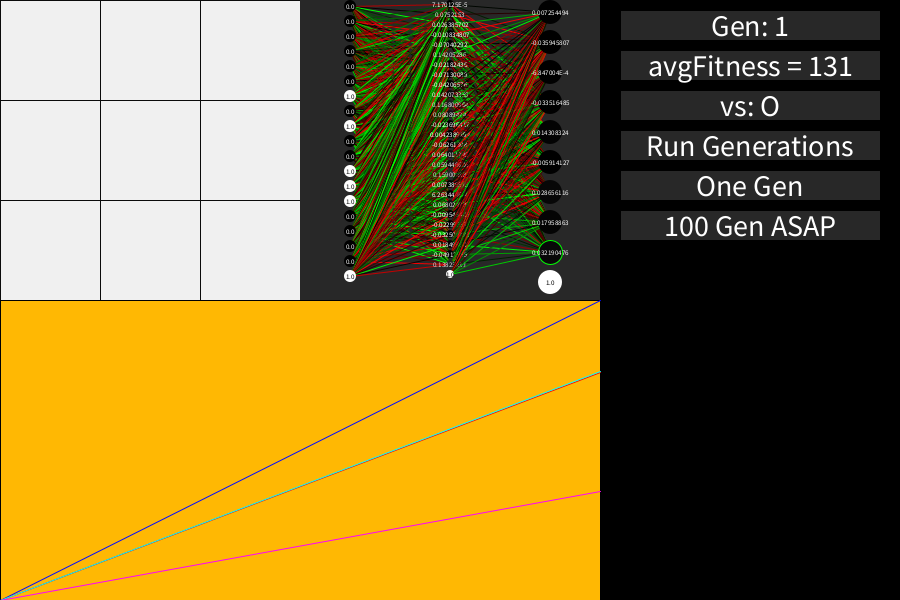
Frame 1 (no input)
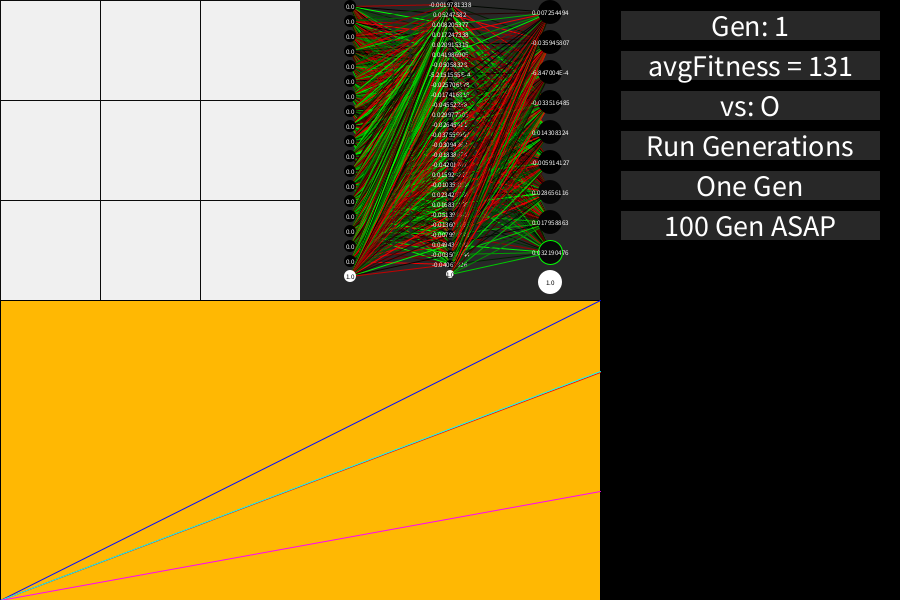
Frame 60 (the mouse pressed at the canvas centre just before this capture)
Frame 120 (the mouse held since frame 60 and released just before this capture): identical to frame 60, image omitted

The Processing sketch that drew these frames (run headless with seeded random() and noise(); from frame 60 on, the mouse is pressed at the canvas centre):

// Processing sketch: TicTacToeV2
// ── TicTacToeV2.pde
Board b;
int boardW = 300, boardH = 300;
int currentPlayer = 1;
int winner = 0;

Button oneGen;
Switch untilFound;
Button hundredGen;
Button currentGen;
Switch versus;

GA ga;
NeuralNet n1;
NeuralNet n2;
boolean busy = false;

PPlayer p1;
Boolean vsPerfect = false;

Button avgFitness;
Button bestFitness;

boolean wonAllGames = false;

void setup(){
  size(900, 600);
  b = new Board();
  ga = new GA();
  ga.oneGeneration();
  n1 = ga.getBest();
  n2 = ga.getBestO();
  p1 = new PPlayer();
  currentGen = new Button("Gen: "+str(ga.generation),620, 10, 880, 40);
  avgFitness = new Button("avgFitness = 0", 620, 50, 880, 80);
  bestFitness = new Button("bestFitness = 0", 620, 90, 880, 120);
  untilFound = new Switch("Run Generations", "Stop Running",620,130, 880, 160);
  oneGen = new Button("One Gen", 620, 170, 880, 200);
  hundredGen = new Button("100 Gen ASAP",  620, 210, 880, 240);
  versus = new Switch("vs: O", "vs: X", 620, 90, 880, 120);
}

void draw(){
  if (untilFound.opt){
    ga.oneGeneration(); //<>//
    n1 = ga.getBest();
    n2 = ga.getBestO();
  }
  background(0);
  b.draw(boardW, boardH);
  if (winner != 0){
    fill(0, 255, 0);
    textSize(50);
    text("winner = " + winner,boardW/2, boardH/2);
  }
  if (winner == 0){
    if (vsPerfect){
      if (currentPlayer == 2){
        int pos = p1.getMove(b.state);
        if (pos != -1){
          b.move(currentPlayer, pos);
        }
        currentPlayer++;
        if (currentPlayer > 2){
          currentPlayer = 1;
        }
      }
    } else if (versus.opt){
      int pos = n1.getNetworkMove(b.state);
      if (currentPlayer == 1){
        if (b.move(currentPlayer, pos)){
          winner = b.checkWinner();
        } else {
          winner = 2;
        }
        currentPlayer++;
        if (currentPlayer > 2){
          currentPlayer = 1;
        }
      }
    } else {
      if (currentPlayer == 2){
        int[] invertedBoard = new int[9];
        for (int i = 0; i < invertedBoard.length; i++){
          if (b.state[i] == 1){
            invertedBoard[i] = 2;
          } else if (b.state[i] == 2){
            invertedBoard[i] = 1;
          } else {
            invertedBoard[i] = 0;
          }
        }
        int pos = n2.getNetworkMove(invertedBoard);
        if (b.move(currentPlayer, pos)){
          winner = b.checkWinner();
        } else {
          winner = 2;
        }
        currentPlayer++;
        if (currentPlayer > 2){
          currentPlayer = 1;
        }
      }
    }
  }
  if (versus.opt){
    n1.draw(300, 0, 600, 300, b.state);
  } else {
    n2.draw(300, 0, 600, 300, b.state);
  }
  oneGen.draw();
  untilFound.draw();
  hundredGen.draw();
  currentGen.txt = "Gen: "+str(ga.generation);
  currentGen.draw();
  avgFitness.txt = "avgFitness = "+ga.getAvgFitness();
  avgFitness.draw();
  versus.draw();
  //bestFitness.txt = "bestFitness = "+ga.getBestFitness();
  //bestFitness.draw();
  ga.draw(0,300,600,600);
}

void mousePressed(){
  if (winner == 0){
    if (mouseX < 300 && mouseY < 300){
      if ((currentPlayer == 2 && versus.opt) || (currentPlayer == 1 && !versus.opt)){
        int y = mouseX*3/boardW;
        int x = mouseY*3/boardH;
        int pos = (y*3)+x;
        b.move(currentPlayer, pos);
        currentPlayer++;
        if (currentPlayer > 2){
          currentPlayer = 1;
        }
      }
      winner = b.checkWinner();
    }
  }
  if (!busy){
    if (oneGen.isClicked()){
      busy = true;
      noLoop();
      ga.oneGeneration();
      loop();
      n1 = ga.getBest();
      n2 = ga.getBestO();
      busy = false;
    }
    if (hundredGen.isClicked()){
      busy = true;
      noLoop();
      int i = 0;
      while( i < 100){
        ga.oneGeneration();
        i++;
      }
      n1 = ga.getBest();
      n2 = ga.getBestO();
      loop();
      busy = false;
    }
    untilFound.isClicked();
    versus.isClicked();
  }
}

void keyPressed(){
  if (key == 'r'){
    b = new Board();
    winner = 0;
    currentPlayer = 1;
  }
  if (key == 'm'){
    vsPerfect = !vsPerfect;
  }
}
// ── Board.pde
class Board{
  int[] state = new int[9];
  
  Board(){
    for (int i = 0; i < 9; i++){
      state[i] = 0;
    }
  }
  
  boolean move(int player, int pos){
    if (state[pos] == 0){
      state[pos] = player;
      return true;
    } else {
      return false;
    }
  }
  
  int checkWinner(){
    if (checkSolved(1)){
      return 1;
    } else if (checkSolved(2)){
      return 2;
    } else {
      return 0;
    }
  }
  
  boolean checkSolved(int player){
    for(int i = 0; i < 3; i++){
      if (state[(i*3)+0] == player &&
          state[(i*3)+1] == player &&
          state[(i*3)+2] == player){
            return true;
      }
    }
    for(int i = 0; i < 3; i++)
    {
      if (state[(i)+0] == player &&
          state[(i)+3] == player &&
          state[(i)+6] == player){
        return true;
      }
    }
    if(state[0] == player &&
       state[4] == player &&
       state[8] == player){
         return true;
       }
     if(state[2] == player &&
       state[4] == player &&
       state[6] == player){
         return true;
       }
    return false;
  }
  
  void draw(int w, int h){
    rectMode(CORNER);
    for (int i = 0; i < state.length; i++){
      int x = (int)i/3;
      int y = (int)i%3;
      fill(240);
      stroke(10);
      String print = " ";
      switch (state[i]){
        case 0:
          print = " ";
          fill(240);
        break;
        case 1:
          print = "X";
          fill(0, 0, 255);
        break;
        case 2:
          print = "O";
          fill(255, 0, 0);
        break;
      }
      rect(x*(w/3),y*(h/3), w/3, h/3);
      textAlign(CENTER, CENTER);
      textSize(64);
      stroke(0);
      fill(0);
      text(print, x*(w/3)+(w/3)/2,(y*(h/3))+(h/3)/2);
    }
  }
}
// ── Button.pde
class Button{
  int minX = 0;
  int minY = 0; 
  int maxX = 0;
  int maxY = 0;
  
  String txt = "NULL";
  
  Button(String _txt, int _minX, int _minY, int _maxX, int _maxY ){
    txt = _txt;
    minX = _minX;
    minY = _minY; 
    maxX = _maxX;
    maxY = _maxY;
  }
  
  void draw(){
    rectMode(CORNERS);
    fill(40);
    stroke(0);
    rect(minX, minY, maxX, maxY);
    fill(255);
    stroke(255);
    textSize(30);
    textAlign(CENTER, CENTER);
    text(txt, minX-((minX-maxX)/2), minY-((minY-maxY)/2));
  }
  
  boolean isClicked(){
    if (mouseX > minX && mouseX < maxX && mouseY > minY && mouseY < maxY){
      return true;
    }
    return false;
  }
}
// ── GeneticAlgor.pde
class GA{
  final int POPULATION = 100;
  ArrayList<NeuralNet> populationX = new ArrayList<NeuralNet>();
  ArrayList<NeuralNet> populationO = new ArrayList<NeuralNet>();
  int generation = 0;
  int bestNet = 0;
  
  ArrayList<Integer> maxFitnesses = new ArrayList<Integer>();
  ArrayList<Integer> maxFitnessesO = new ArrayList<Integer>();

  ArrayList<Integer> avgFitnesses = new ArrayList<Integer>();
  ArrayList<Integer> avgFitnessesO = new ArrayList<Integer>();

  GA(){
    for (int i = 0; i < POPULATION; i++){
      populationX.add(new NeuralNet());
      populationO.add(new NeuralNet());
    }
    
    //Setting all network weights to random
    for (NeuralNet n : populationX){
      for (int i = 0; i < n.inMid.length; i++){
        n.inMid[i] = 1-random(2);
      }
      for (int i = 0; i < n.midOut.length; i++){
        n.midOut[i] = 1-random(2);
      }
    }
    for (NeuralNet n : populationO){
      for (int i = 0; i < n.inMid.length; i++){
        n.inMid[i] = 1-random(2);
      }
      for (int i = 0; i < n.midOut.length; i++){
        n.midOut[i] = 1-random(2);
      }
    }
  }
  
  NeuralNet getBest(){
    clearScores();
    scorePopulation();
    int scoreRecord = 0;
    for (int i = 0; i < POPULATION; i++){
      if (populationX.get(i).score > scoreRecord){
        scoreRecord = populationX.get(i).score;
        bestNet = i;
      }
    }
    return populationX.get(bestNet);
  }
  
  void oneGeneration(){
    generation++;
    //print(generation+" a ");
    maxFitnesses.add(getBest().score);
    maxFitnessesO.add(getBestO().score);
    int avg = 0;
    int c = 0;
    for (NeuralNet n : populationX){
      avg += n.score;
      c++;
    }
    avgFitnesses.add(avg/c);
    avg = 0;
    c = 0;
    for (NeuralNet n : populationO){
      avg += n.score;
      c++;
    }
    avgFitnessesO.add(avg/c);
    //print(" b ");
    killAndReplace();
    //print(" c ");
    //print(" d\n");
    
  }
  
  void clearScores(){
    for (NeuralNet n : populationX){
      n.score = 0;
    }
    for (NeuralNet n : populationO){
      n.score = 0;
    }
  }
  
  void scorePopulation(){
    //for (NeuralNet n1 : populationX){
    //  game(n1);
    //}
    //until all networks have played against each other
    //take two networks and make them play against each other
    for (NeuralNet n1 : populationX){
      int won = 0;
      int count= 0;
      for (NeuralNet n2 : populationO){
        if (game(n1, n2)){
          won++;
        }
        count++;
      }
      if (won == count){
      wonAllGames = true;
      }
    }
  }
  void killAndReplace(){
    //find worst half of nets and remove() them
    //find best score 
    int scoreRecordX = 0;
    for (NeuralNet n : populationX){
      if (n.score > scoreRecordX){
        scoreRecordX = n.score;
      }
    }
    int scoreRecordO = 0;
    for (NeuralNet n : populationO){
      if (n.score > scoreRecordO){
        scoreRecordO = n.score;
      }
    }
    
    //print("b1");
    
    int killedX = 0;
    for (int j = 0; j < 50; j++){
      int scoreMin = 1000000000;
      int worstNet = 0;
      for (int i = 0; i < POPULATION-killedX; i++){
        if (populationX.get(i).score < scoreMin){
          scoreMin = populationX.get(i).score;
          worstNet = i;
        }
      }
      populationX.remove(worstNet);
      killedX++;
    }
    int killedO = 0;
    for (int j = 0; j < 50; j++){
      int scoreMin = 1000000000;
      int worstNet = 0;
      for (int i = 0; i < POPULATION-killedO; i++){
        if (populationO.get(i).score < scoreMin){
          scoreMin = populationO.get(i).score;
          worstNet = i;
        }
      }
      populationO.remove(worstNet);
      killedO++;
    }
    
    //create POPULATION/2 new networks
    for (int i = 0; i < POPULATION/2; i++){
      //select parents based on score
      int dice = 0;
      int n1;
      do{
        dice = (int)random(scoreRecordX);
        n1 = (int)random((POPULATION/2)-1);
      } while(populationX.get(n1).score <= dice);
      
      dice = (int)random(scoreRecordX);
      int n2;
      do{
        dice = (int)random(scoreRecordX);
        n2 = (int)random((POPULATION/2)-1);
      } while(populationX.get(n2).score <= dice);
      
      NeuralNet newNet = new NeuralNet();
      //set weights of new network based on parents weights
      for (int j = 0; j < newNet.inMid.length; j++){
        float parent = random(100);
        if (parent > 50){
          newNet.inMid[j] = populationX.get(n1).inMid[j];
        } else {
          newNet.inMid[j] = populationX.get(n2).inMid[j];
        }
      }
      for (int h = 0; h < newNet.midOut.length; h++){
        float parent = random(100);
        if (parent > 50){
          newNet.midOut[h] = populationX.get(n1).midOut[h];
        } else {
          newNet.midOut[h] = populationX.get(n2).midOut[h];
        }
      }
      mutate(newNet);
      populationX.add(newNet);
      killedX--;
    }
    
    //create POPULATION/2 new networks
    for (int i = 0; i < POPULATION/2; i++){
      //select parents based on score
      int dice = 0;
      int n1;
      do{
        dice = (int)random(scoreRecordO);
        n1 = (int)random((POPULATION/2)-1);
      } while(populationO.get(n1).score <= dice);
      
      dice = (int)random(scoreRecordO);
      int n2;
      do{
        dice = (int)random(scoreRecordO);
        n2 = (int)random((POPULATION/2)-1);
      } while(populationO.get(n2).score <= dice);
      
      NeuralNet newNet = new NeuralNet();
      //set weights of new network based on parents weights
      for (int j = 0; j < newNet.inMid.length; j++){
        float parent = random(100);
        if (parent > 50){
          newNet.inMid[j] = populationO.get(n1).inMid[j];
        } else {
          newNet.inMid[j] = populationO.get(n2).inMid[j];
        }
      }
      for (int h = 0; h < newNet.midOut.length; h++){
        float parent = random(100);
        if (parent > 50){
          newNet.midOut[h] = populationO.get(n1).midOut[h];
        } else {
          newNet.midOut[h] = populationO.get(n2).midOut[h];
        }
      }
      mutate(newNet);
      populationO.add(newNet);
      killedO--;
    }
  }
  
  void mutate(NeuralNet n){
    for (int j = 0; j < n.inMid.length; j++){
      if ((int)random(0, 100) < 50){
        n.inMid[j] += randomGaussian();
      }
      n.inMid[j] = max(n.inMid[j], -1);
      n.inMid[j] = min(n.inMid[j], 1);
    }
    for (int h = 0; h < n.midOut.length; h++){
      if ((int)random(0, 100) < 50){
        n.midOut[h] += randomGaussian();
      }
      n.midOut[h] = max(n.midOut[h], -1);
      n.midOut[h] = min(n.midOut[h], 1);
    }
  }
  
  boolean game(NeuralNet n1){
    int winner = 0;
    int currentPlayer = 0;
    PPlayer p1 = new PPlayer();
    Board b = new Board();
    
    while(winner == 0){
      if (currentPlayer == 1){
        b.move(currentPlayer, n1.getNetworkMove(b.state));
        n1.score++;
      } else {
        int pos = p1.getMove(b.state);
        if(pos != -1){
          b.move(currentPlayer, pos);
        } else {
          //perfect player failed to give move
        }
      }
      currentPlayer++;
      if (currentPlayer > 2){
        currentPlayer = 1;
      }
      winner = b.checkWinner();
      if (winner == 0){
        int count = 0;
        for (int i = 0; i < b.state.length ; i++){
          if (b.state[i] != 0){
            count++;
          }
        }
        if (count == b.state.length){
          winner = 3;
          n1.score+= 10;
        }
      }
      b.draw(boardW, boardH);
    }
    if (winner == 1){
      n1.score += 7;
    }
    return false;
  }
  
  boolean game(NeuralNet n1, NeuralNet n2){
    int winner = 0;
    int currentPlayer = 1;
    Board b = new Board();
    while(winner == 0){
      if (currentPlayer == 1){
        if (b.move(currentPlayer, n1.getNetworkMove(b.state))){
          //n1.score += 1;
        } else {
          //n1.score -= 5;
          return false;
        }
      } else {
        int[] invertedBoard = new int[9];
        for (int i = 0; i < invertedBoard.length; i++){
          if (b.state[i] == 1){
            invertedBoard[i] = 2;
          } else if (b.state[i] == 2){
            invertedBoard[i] = 1;
          } else {
            invertedBoard[i] = 0;
          }
        }
        if (b.move(currentPlayer, n2.getNetworkMove(invertedBoard))){
          //n2.score += 1;
        } else {
          //n2.score -= 5;
          return false;
        }
      }
      currentPlayer++;
      if (currentPlayer > 2){
        currentPlayer = 1;
      }
      winner = b.checkWinner();
      if (winner == 0){
        int count = 0;
        for (int i = 0; i < b.state.length ; i++){
          if (b.state[i] != 0){
            count++;
          }
        }
        if (count == b.state.length){
          winner = 3;
        }
      }
    }
    if (winner == 1){
      n1.score += 2;
      //n2.score-=5;
      return true;
    } else  if (winner == 2){
      n2.score += 2;
      //n1.score-=5;
    } else if (winner == 3){
      n1.score += 1;
      n2.score += 1;
    }
    return false;
  }
  
  int getAvgFitness(){
    int avgFit = 0;
    int count = 0;
    for (NeuralNet n : populationX){
      avgFit += n.score;
      count++;
    }
    avgFit /= count;
    return avgFit;
  }
  
  int getBestFitness(){
    return getBest().score;
  }
  
  int getAvgFitnessO(){
    int avgFit = 0;
    int count = 0;
    for (NeuralNet n : populationO){
      avgFit += n.score;
      count++;
    }
    avgFit /= count;
    return avgFit;
  }
  
  int getBestFitnessO(){
    return getBestO().score;
  }
  
  NeuralNet getBestO(){
    clearScores();
    scorePopulation();
    int scoreRecord = 0;
    for (int i = 0; i < POPULATION; i++){
      if (populationO.get(i).score > scoreRecord){
        scoreRecord = populationO.get(i).score;
        bestNet = i;
      }
    }
    return populationO.get(bestNet);
  }
  
  void draw(int minX, int minY, int maxX, int maxY){
    rectMode(CORNERS);
    fill(#FFB803);
    stroke(0);
    rect(minX, minY, maxX, maxY);
    
    float spacePerGeneration = (float)(maxX - minX)/generation;
    int maxGenFitness = 0;
    for (int i = 0; i < generation; i++){
      if (maxFitnesses.get(i) > maxGenFitness){
        maxGenFitness = maxFitnesses.get(i);
      }
    }
    /*for (int i = 0; i < generation; i++){
      if (maxFitnessesO.get(i) > maxGenFitness){
        maxGenFitness = maxFitnessesO.get(i);
      }
    }*/
    float scaleHeight = (float)(maxY - minY)/ maxGenFitness;
    stroke(#030CFF);
    line(minX, maxY, minX+spacePerGeneration, maxY - (maxFitnesses.get(0)*scaleHeight));
    for (int i = 1; i < generation; i++){
      line(minX+(spacePerGeneration*i), maxY - (maxFitnesses.get(i-1)*scaleHeight), minX+(spacePerGeneration*(i+1)), maxY - (maxFitnesses.get(i)*scaleHeight));
      if (i == generation-1){
        fill(#030CFF);
        textAlign(LEFT);
        textSize(20);
        text("Best X", minX+(spacePerGeneration*(i+1)), maxY - (maxFitnesses.get(i)*scaleHeight));
      }
    }
    
    stroke(#FF0303);
    line(minX, maxY, minX+spacePerGeneration, maxY - (maxFitnessesO.get(0)*scaleHeight));
    for (int i = 1; i < generation; i++){
      line(minX+(spacePerGeneration*i), maxY - (maxFitnessesO.get(i-1)*scaleHeight), minX+(spacePerGeneration*(i+1)), maxY - (maxFitnessesO.get(i)*scaleHeight));
      if (i == generation-1){
        fill(#FF0303);
        textAlign(LEFT);
        textSize(20);
        text("Best Y", minX+(spacePerGeneration*(i+1)), maxY - (maxFitnessesO.get(i)*scaleHeight));
      }
    }
    
    stroke(#03FFFD);
    line(minX, maxY, minX+spacePerGeneration, maxY - (avgFitnesses.get(0)*scaleHeight));
    for (int i = 1; i < generation; i++){
      line(minX+(spacePerGeneration*i), maxY - (avgFitnesses.get(i-1)*scaleHeight), minX+(spacePerGeneration*(i+1)), maxY - (avgFitnesses.get(i)*scaleHeight));
      if (i == generation-1){
          fill(#03FFFD);
          textAlign(LEFT);
          textSize(20);
          text("Avg X", minX+(spacePerGeneration*(i+1)), maxY - (avgFitnesses.get(i)*scaleHeight));
        }
    }
    
    stroke(#FF03FB);
    line(minX, maxY, minX+spacePerGeneration, maxY - (avgFitnessesO.get(0)*scaleHeight));
    for (int i = 1; i < generation; i++){
      line(minX+(spacePerGeneration*i), maxY - (avgFitnessesO.get(i-1)*scaleHeight), minX+(spacePerGeneration*(i+1)), maxY - (avgFitnessesO.get(i)*scaleHeight));
      if (i == generation-1){
          fill(#FF03FB);
          textAlign(LEFT);
          textSize(20);
          text("Avg Y", minX+(spacePerGeneration*(i+1)), maxY - (avgFitnessesO.get(i)*scaleHeight));
        }
    }
  }
}
// ── Layer.pde
class Layer{
  Node[] nodes;
  int numNodes;
  
  Layer(int _numberOfNodes){
    numNodes = _numberOfNodes;
    nodes = new Node[numNodes+1];
    for (int i = 0; i < numNodes; i++){
      nodes[i] = new Node();
    }
    nodes[numNodes] = new Node();
    nodes[numNodes].value = 1;
    nodes[numNodes].count = 1;
  }
  
  void inputBoard(int[] state){
    for (int i = 0; i < numNodes; i++){
      nodes[i].value = 0.0f;
      nodes[i].count = 0;
    }
    for(int j = 0; j < 2; j++){
      for (int i = 0; i < state.length; i++){
        if (state[i] == j+1)
        {
          nodes[i+(j*9)].in(1);
        } else {
          nodes[i+(j*9)].in(0);
        }
      }
    }
  }
  
  void input(Layer prevLayer, float[] axons){
    for (int i = 0; i < numNodes;  i++){
      nodes[i].value = 0.0f;
      nodes[i].count = 0;
    }
    for (int y = 0; y < prevLayer.nodes.length; y++){
      for (int x = 0; x < numNodes;  x++){
        nodes[x].in(prevLayer.nodes[y].out() * axons[(x*prevLayer.numNodes)+y]);
      }
    }
  }
  
  void draw(int minX, int minY, int maxX, int maxY, int bestNode){
    int h = maxY-minY;
    int nodePosX = minX+ (maxX - minX)/2;
    int nodePosY = h / nodes.length;
    int nodeSize = nodePosY*80/100;
    for (int i =0; i < nodes.length; i++){
      float fillColor = (nodes[i].out())*255.0f;
      fill(fillColor);
      if (i == bestNode){
        stroke(0, 255, 0);
      }
      else {
        noStroke();
      }
      ellipse(nodePosX, minY+(nodePosY*i)+(nodeSize/2), nodeSize, nodeSize);
      textAlign(CENTER, CENTER);
      textSize(7);
      fill(255 - fillColor);
      String text = str(nodes[i].out());
      text(text, nodePosX, minY+(nodePosY*i)+(nodeSize/2));
    }
  }
  
  void draw(int minX, int minY, int maxX, int maxY, float[] axons, Layer nextLayer){
    int h = maxY-minY;
    int nodePosX = minX+ (maxX - minX)/2;
    int nodePosY = h / nodes.length;
    int nodeSize = nodePosY*80/100;
    int node2PosX = minX+(maxX - minX) + (maxX - minX)/2;
    int node2PosY = h / nextLayer.nodes.length;
    int node2Size = node2PosY*80/100;
    for (int i =0; i < nodes.length; i++){
      for (int j = 0; j < nextLayer.numNodes; j++){
        stroke(calculateColor(axons[(j*numNodes)+i]));
        line(nodePosX, minY+(nodePosY*i)+(nodeSize/2), node2PosX, minY+(node2PosY*j)+(node2Size/2));
      }
      float fillColor = (nodes[i].out())*255.0f;
      fill(fillColor);
      noStroke();
      ellipse(nodePosX, minY+(nodePosY*i)+(nodeSize/2), nodeSize, nodeSize);
      textAlign(CENTER, CENTER);
      textSize(7);
      fill(255 - fillColor);
      String text = str(nodes[i].out());
      text(text, nodePosX, minY+(nodePosY*i)+(nodeSize/2));
    }
  }
  
  color calculateColor(float axon){
    color finalColor  = color(0, 0, 0);
    if (axon >= 0){
      finalColor = color(0, axon *255.0f, 0);
    } else {
      finalColor = color(abs(axon)*255.0f, 0, 0);
    }
    return finalColor;
  }
  
  String coolify(float val){
    int v = (int)(Math.round(val*100));
    if (v >= 0){
      if(v == 100){
        return "1";
      }else if(v < 10){
        return ".0"+v;
      }else{
        return "."+v;
      }
    } else {
      v = abs(v);
      if(v == 100){
        return "-1";
      }else if(v < 10){
        return "-.0"+v;
      }else{
        return "-."+v;
      }
    }
  }
  
  int bestNode(int[] state){
    
    int best = 0;
    float worldRecord = -100;
    for (int i = 0; i < numNodes; i++){
      if(nodes[i].out() > worldRecord){
        if (state[i] == 0){
          best = i;
          worldRecord = nodes[i].out();
        }
      }
    }
    return best;
    
    /*
    float[] sortedOutVal = new float[9];
    for (int i = 0; i < numNodes; i++){
      sortedOutVal[i] = nodes[i].out();
    }
    for (int j = 0; j < whichNode; j++){
      int best = 0;
      float worldRecord = -100;
      for (int i = 0; i < numNodes; i++){
        if(nodes[i].out() > worldRecord){
          best = i;
          worldRecord = sortedOutVal[i];
        }
      }
      sortedOutVal[best] = -100;
    }
    */
  }
}
// ── NeuralNetwork.pde
class NeuralNet{
  Layer inLayer = new Layer(18);
  Layer midLayer= new Layer(27);
  Layer outLayer= new Layer(9);
  float[] inMid;
  float[] midOut;
  
  int score = 0;
  
  NeuralNet(){
    inMid = new float[inLayer.numNodes*midLayer.nodes.length];
    midOut = new float[midLayer.numNodes*outLayer.nodes.length];
  }
  
  int getNetworkMove(int[] state){
    inLayer.inputBoard(state);
    midLayer.input(inLayer, inMid);
    outLayer.input(midLayer, midOut);
    return outLayer.bestNode(state);
  }
  
  
  void draw(int minX, int minY, int maxX, int maxY, int[] state){
    rectMode(CORNERS);
    fill(40);
    noStroke();
    rect(minX, minY, maxX, maxY);
    
    // first layer
    int w1 = (maxX-minX)/3;
    inLayer.draw(minX+(w1*0), minY, minX+(w1*1), maxY, inMid, midLayer);
    midLayer.draw(minX+(w1*1), minY, minX+(w1*2), maxY, midOut, outLayer);
    int move = getNetworkMove(state);
    outLayer.draw(minX+(w1*2), minY, minX+(w1*3), maxY, move);
    
    
    
  }
}
// ── Node.pde
class Node{
  float value = 0.0f;
  int count = 0;
  
  void in(float _in){
    value += _in;
    count++;
  }
  
  float out(){
    return value/count;
  }
}
// ── PerfectPlayer.pde
class PPlayer{
  int getMove(int[] board){
    int[] invertedBoard = new int[9];
    for (int x = 0; x < invertedBoard.length; x++){
      if (board[x] == 1){
        invertedBoard[x] = 2;
      } else if (board[x] == 2){
        invertedBoard[x] = 1;
      } else {
        invertedBoard[x] = 0;
      }
    }
    for (int i = 0; i < 9; i++){
      //print(invertedBoard[i]);
    }
    //print("\n");
    for (int j = 0; j < solutionO.length; j+= 9){
      
      int same = 9;
      for (int i = 0; i < 9; i++){
        if(invertedBoard[i] != solutionO[j+i]){
          same--;
          if (solutionO[j+i] == 1){
            same++;
          }
        }
      }
      
      if (same == 9){
        
        for (int x = 0; x < 9; x++){
          //print(solutionO[x+j]);
        }
        for (int i = 0; i < 9; i++){
          if (invertedBoard[i] != solutionO[j+i]){
            
            return i;
          }
        }
      }
    }
    return -1;
  }
}
// ── SolutionO.pde
int[] solutionO = new int[]{2,0,0,0,1,0,0,0,0,
                            2,2,1,0,1,0,0,0,0,
                            2,2,1,2,1,0,1,0,0,
                            2,2,1,0,1,2,1,0,0,
                            2,2,1,1,1,0,2,0,0,
                            2,2,1,1,1,2,2,1,2,
                            2,2,1,1,1,1,2,2,0,
                            2,2,1,1,1,1,2,0,2,
                            2,2,1,0,1,0,1,2,0,
                            2,2,1,0,1,0,1,0,2,
                            2,1,2,0,1,0,0,0,0,
                            2,1,2,2,1,0,0,1,0,
                            2,1,2,0,1,2,0,1,0,
                            2,1,2,0,1,0,2,1,0,
                            2,1,2,1,1,0,0,2,0,
                            2,1,2,1,1,2,0,2,1,
                            2,1,2,1,1,1,2,2,0,
                            2,1,2,1,1,1,0,2,2,
                            2,1,2,0,1,0,0,1,2,
                            2,0,0,2,1,0,1,0,0,
                            2,2,1,2,1,0,1,0,0,
                            2,1,2,2,1,0,1,0,0,
                            2,1,2,2,1,2,1,1,0,
                            2,1,2,2,1,0,1,1,2,
                            2,1,2,2,1,2,1,2,0,
                            2,0,1,2,1,2,1,0,0,
                            2,0,1,2,1,0,1,2,0,
                            2,0,1,2,1,0,1,0,2,
                            2,0,0,0,1,2,0,0,1,
                            2,2,1,0,1,2,0,0,1,
                            2,2,1,2,1,2,1,0,1,
                            2,2,1,1,1,2,2,0,1,
                            2,2,1,0,1,2,1,2,1,
                            2,1,2,0,1,2,0,0,1,
                            2,1,2,2,1,2,0,1,1,
                            2,1,2,0,1,2,2,1,1,
                            2,1,2,0,1,2,1,2,1,
                            2,0,0,1,1,0,2,0,0,
                            2,2,0,1,1,1,2,0,0,
                            2,0,2,1,1,1,2,0,0,
                            2,1,0,1,1,2,2,0,0,
                            2,1,2,1,1,2,2,1,0,
                            2,1,0,1,1,2,2,2,1,
                            2,1,0,1,1,2,2,1,2,
                            2,0,0,1,1,1,2,2,0,
                            2,0,0,1,1,1,2,0,2,
                            2,0,0,0,1,0,0,2,1,
                            2,2,1,0,1,0,0,2,1,
                            2,2,1,2,1,1,0,2,1,
                            2,2,1,0,1,1,2,2,1,
                            2,2,1,0,1,2,1,2,1,
                            2,1,2,0,1,0,0,2,1,
                            2,1,2,2,1,0,1,2,1,
                            2,1,2,1,1,2,0,2,1,
                            2,1,2,1,1,0,2,2,1,
                            2,0,0,2,1,0,1,2,1,
                            2,2,1,2,1,0,1,2,1,
                            2,1,2,2,1,0,1,2,1,
                            2,0,1,2,1,2,1,2,1,
                            2,0,1,0,1,2,0,2,1,
                            2,2,1,0,1,2,1,2,1,
                            2,0,1,2,1,2,1,2,1,
                            2,0,1,1,1,2,2,2,1,
                            2,0,0,1,1,0,2,2,1,
                            2,2,0,1,1,1,2,2,1,
                            2,0,2,1,1,1,2,2,1,
                            2,0,1,1,1,2,2,2,1,
                            2,0,0,0,1,0,0,1,2,
                            2,2,1,0,1,0,0,1,2,
                            2,2,1,2,1,0,1,1,2,
                            2,2,1,0,2,1,1,1,2,
                            2,2,1,1,1,0,2,1,2,
                            2,1,2,0,1,0,0,1,2,
                            2,1,0,2,1,0,0,1,2,
                            2,1,0,0,1,2,0,1,2,
                            2,1,0,0,1,0,2,1,2,
                            
                            0,2,0,0,1,0,0,0,0,
                            2,2,1,0,1,0,0,0,0,
                            2,2,1,2,1,0,1,0,0,
                            2,2,1,0,1,2,1,0,0,
                            2,2,1,1,1,0,2,0,0,
                            2,2,1,1,1,2,2,1,0,
                            2,2,1,1,1,1,2,2,0,
                            2,2,1,1,1,1,2,0,1,
                            2,2,1,0,1,0,1,2,0,
                            2,2,1,0,1,0,1,0,2,
                            1,2,2,0,1,0,0,0,0,
                            1,2,2,2,1,0,0,0,1,
                            1,2,2,0,1,2,0,0,1,
                            1,2,2,0,1,0,2,0,1,
                            1,2,2,0,1,0,0,2,1,
                            1,2,2,0,1,1,0,0,2,
                            1,2,2,2,1,1,0,1,2,
                            1,2,2,1,1,1,2,0,2,
                            1,2,2,1,1,1,0,2,2,
                            1,2,0,2,1,0,0,0,0,
                            1,2,2,2,1,0,0,0,1,
                            1,2,0,2,1,2,0,0,1,
                            1,2,0,2,1,0,2,0,1,
                            1,2,0,2,1,0,0,2,1,
                            1,2,1,2,1,0,0,0,2,
                            1,2,1,2,1,2,1,0,2,
                            1,2,1,2,1,0,2,1,2,
                            1,2,1,2,1,0,1,2,2,
                            0,2,1,0,1,2,0,0,0,
                            2,2,1,0,1,2,1,0,0,
                            0,2,1,2,1,2,1,0,0,
                            1,2,1,0,1,2,2,0,0,
                            1,2,1,2,1,2,2,0,1,
                            1,2,1,0,1,2,2,2,1,
                            1,2,1,0,1,2,2,1,2,
                            0,2,1,0,1,2,1,2,0,
                            0,2,1,0,1,2,1,0,2,
                            0,2,1,0,1,0,2,0,0,
                            2,2,1,1,1,0,2,0,0,
                            2,2,1,1,1,2,2,1,0,
                            2,2,0,1,1,1,2,2,0,
                            2,2,1,1,1,1,2,0,2,
                            1,2,1,2,1,0,2,0,0,
                            1,2,1,2,1,2,2,0,1,
                            1,2,1,2,1,0,2,2,1,
                            1,2,1,2,1,0,2,1,2,
                            0,2,1,0,1,2,2,0,1,
                            2,2,1,1,1,2,2,0,1,
                            1,2,1,2,1,2,2,0,1,
                            1,2,1,0,1,2,2,2,1,
                            0,2,1,0,1,0,2,2,1,
                            2,2,1,0,1,1,2,2,1,
                            0,2,1,2,1,1,2,2,1,
                            1,2,1,0,1,2,2,2,1,
                            0,2,1,0,1,0,2,1,2,
                            2,2,1,1,1,0,2,1,2,
                            1,2,1,2,1,0,2,1,2,
                            1,2,1,0,1,2,2,1,2,
                            0,2,0,0,1,1,0,2,0,
                            2,2,0,1,1,1,0,2,0,
                            0,2,2,1,1,1,0,2,0,
                            0,2,0,2,1,1,0,2,1,
                            2,2,1,2,1,1,0,2,1,
                            1,2,2,2,1,1,0,2,1,
                            1,2,0,2,1,1,2,2,1,
                            0,2,0,1,1,1,0,2,2,
                            0,2,0,1,1,1,0,2,2,
                            1,2,0,0,1,0,0,0,2,
                            1,2,2,0,1,1,0,0,2,
                            1,2,2,2,1,1,1,0,2,
                            1,2,2,1,1,1,2,0,2,
                            1,2,2,1,1,1,0,2,2,
                            1,2,0,2,1,0,1,0,2,
                            1,2,2,2,1,1,1,0,2,
                            1,2,1,2,1,2,1,0,2,
                            1,2,1,2,1,0,1,2,2,
                            1,2,1,0,1,2,0,0,2,
                            1,2,1,2,1,2,1,0,2,
                            1,2,1,0,1,2,2,1,2,
                            1,2,1,0,1,2,1,2,2,
                            1,2,0,0,1,0,2,1,2,
                            1,2,2,0,1,1,2,1,2,
                            1,2,0,2,1,1,2,1,2,
                            1,2,1,0,1,2,2,1,2,
                            1,2,0,0,1,0,1,2,2,
                            1,2,2,1,1,0,1,2,2,
                            1,2,1,2,1,0,1,2,2,
                            1,2,0,1,1,2,1,2,2,
                            
                            0,0,2,0,1,0,0,0,0,
                            2,1,2,0,1,0,0,0,0,
                            2,1,2,2,1,0,0,1,0,
                            2,1,2,0,1,2,0,1,0,
                            2,1,2,0,1,0,2,1,0,
                            2,1,2,0,1,1,0,2,0,
                            2,1,2,2,1,1,1,2,0,
                            2,1,2,1,1,1,2,2,0,
                            2,1,2,1,1,1,0,2,2,
                            2,1,2,0,1,0,0,1,2,
                            1,2,2,0,1,0,0,0,0,
                            1,2,2,2,1,0,0,0,1,
                            1,2,2,0,1,2,0,0,1,
                            1,2,2,0,1,0,2,0,1,
                            1,2,2,0,1,0,0,2,1,
                            1,2,2,0,1,1,0,0,2,
                            1,2,2,2,1,1,1,0,2,
                            1,2,2,1,1,1,2,0,2,
                            1,2,2,1,1,1,0,2,2,
                            0,0,2,2,1,0,1,0,0,
                            2,1,2,2,1,0,1,0,0,
                            2,1,2,2,1,2,1,1,0,
                            2,1,2,2,1,1,2,2,0,
                            2,1,2,2,1,0,1,1,2,
                            0,2,2,2,1,0,1,0,0,
                            1,2,2,2,1,2,1,0,1,
                            1,2,2,2,1,0,1,2,1,
                            1,2,2,2,1,1,1,0,2,
                            0,0,2,2,1,2,1,0,1,
                            2,0,2,2,1,2,1,1,1,
                            1,2,2,2,1,2,1,0,1,
                            1,0,2,2,1,2,1,2,1,
                            0,0,2,2,1,0,1,2,1,
                            2,1,2,2,1,0,1,2,1,
                            1,2,2,2,1,0,1,2,1,
                            1,0,2,2,1,2,1,2,1,
                            0,0,2,2,1,1,1,0,2,
                            2,1,2,2,1,1,1,0,2,
                            1,2,2,2,1,1,1,0,2,
                            1,0,2,2,1,1,1,2,2,
                            0,0,2,0,1,2,0,0,1,
                            2,1,2,0,1,2,0,0,1,
                            2,1,2,2,1,2,0,1,1,
                            2,1,2,0,1,2,2,1,1,
                            2,1,2,0,1,2,1,2,1,
                            1,2,2,0,1,2,0,0,1,
                            1,0,2,2,1,2,0,0,1,
                            1,0,2,0,1,2,2,0,1,
                            1,0,2,0,1,2,0,2,1,
                            0,0,2,1,1,0,2,0,0,
                            2,0,2,1,1,1,2,0,0,
                            0,2,2,1,1,1,2,0,0,
                            0,0,2,1,1,2,2,0,1,
                            2,1,2,1,1,2,2,0,1,
                            1,2,2,1,1,2,2,0,1,
                            1,0,2,1,1,2,2,2,1,
                            0,0,2,1,1,1,2,2,0,
                            0,0,2,1,1,1,2,0,2,
                            2,1,2,0,1,0,1,2,0,
                            2,1,2,2,1,0,1,2,1,
                            2,1,2,0,1,2,1,2,1,
                            2,1,2,0,1,1,1,2,2,
                            1,2,2,0,1,0,1,2,0,
                            1,2,2,2,1,0,1,2,1,
                            1,2,2,0,1,2,1,2,1,
                            1,2,2,0,1,1,1,2,1,
                            1,0,2,2,1,0,1,2,0,
                            1,2,2,2,1,0,1,2,1,
                            1,0,2,2,1,2,1,2,1,
                            1,0,2,2,1,1,1,2,2,
                            0,0,2,0,1,2,1,2,1,
                            2,1,2,0,1,2,1,2,1,
                            1,2,2,0,1,2,1,2,1,
                            1,0,2,2,1,2,1,2,1,
                            0,0,2,0,1,1,1,2,2,
                            2,0,2,1,1,1,1,2,2,
                            0,2,2,1,1,1,1,2,2,
                            0,1,2,2,1,1,1,2,2,
                            0,0,2,0,1,1,0,0,2,
                            2,0,2,1,1,1,0,0,2,
                            0,2,2,1,1,1,0,0,2,
                            0,1,2,2,1,1,0,0,2,
                            2,1,2,2,1,1,0,1,2,
                            0,1,2,2,1,1,2,1,2,
                            0,1,2,2,1,1,0,2,2,
                            0,0,2,1,1,1,2,0,2,
                            0,0,2,1,1,1,0,2,2,
                            
                            0,0,0,2,1,0,0,0,0,
                            2,0,0,2,1,0,1,0,0,
                            2,2,1,2,1,0,1,0,0,
                            2,1,2,2,1,0,1,0,0,
                            2,1,2,2,1,2,1,1,0,
                            2,1,2,2,1,1,1,2,0,
                            2,1,2,2,1,0,1,1,2,
                            2,0,1,2,1,2,1,0,0,
                            2,0,1,2,1,0,1,2,0,
                            2,0,1,2,1,0,1,0,2,
                            1,2,0,2,1,0,0,0,0,
                            1,2,2,2,1,0,0,0,1,
                            1,2,0,2,0,2,0,0,1,
                            1,2,0,2,1,0,2,0,1,
                            1,2,0,2,1,0,0,2,1,
                            1,2,0,2,1,0,1,0,2,
                            1,2,2,2,1,1,1,0,2,
                            1,2,1,2,1,2,1,0,2,
                            1,2,1,2,1,0,1,2,2,
                            0,0,2,2,1,0,1,0,0,
                            2,1,2,2,1,0,1,0,0,
                            2,1,2,2,1,2,1,1,0,
                            2,1,2,2,1,1,1,2,0,
                            2,1,2,2,1,0,1,1,2,
                            1,2,2,2,1,0,1,0,0,
                            1,2,2,2,1,2,1,0,1,
                            1,2,2,2,1,0,1,2,1,
                            1,2,2,2,1,1,1,0,2,
                            0,0,2,2,1,2,1,0,1,
                            2,0,2,2,1,2,1,1,1,
                            0,2,2,2,1,2,1,1,1,
                            0,0,2,2,1,0,1,2,1,
                            2,1,2,2,1,0,1,2,1,
                            1,2,2,2,1,0,1,2,1,
                            1,0,2,2,1,2,1,2,1,
                            0,0,2,2,1,1,1,0,2,
                            2,1,2,2,1,1,1,0,2,
                            1,2,2,2,1,1,1,0,2,
                            0,1,2,2,1,1,1,2,2,
                            0,1,0,2,1,2,0,0,0,
                            2,1,0,2,1,2,0,1,0,
                            0,1,2,2,1,2,0,1,0,
                            0,1,0,2,1,2,2,1,0,
                            0,1,1,2,1,2,0,2,0,
                            2,1,1,2,1,2,1,2,0,
                            1,1,1,2,1,2,2,2,0,
                            1,1,1,2,1,2,0,2,2,
                            0,1,2,2,1,2,0,1,0,
                            1,0,0,2,1,0,2,0,0,
                            1,2,0,2,1,0,2,0,1,
                            1,0,2,2,1,0,2,0,1,
                            1,0,0,2,1,2,2,0,1,
                            1,0,0,2,1,0,2,2,1,
                            1,0,0,2,1,0,2,1,2,
                            1,2,1,2,1,0,2,1,2,
                            1,1,2,2,1,0,2,1,2,
                            1,1,0,2,1,2,2,1,2,
                            0,0,0,2,1,0,1,2,0,
                            2,0,1,2,1,0,1,2,0,
                            0,2,1,2,1,0,1,2,0,
                            1,0,2,2,1,0,1,2,0,
                            1,2,2,2,1,0,1,2,1,
                            1,0,2,2,1,2,1,2,1,
                            1,0,2,2,1,1,1,2,2,
                            0,0,1,2,1,2,1,2,0,
                            0,0,1,2,1,0,1,2,2,
                            1,0,0,2,1,0,0,0,2,
                            1,2,1,2,1,0,0,0,2,
                            1,2,1,2,1,2,1,0,2,
                            1,2,1,2,1,0,2,1,2,
                            1,2,1,2,1,0,1,2,2,
                            1,0,2,2,1,1,0,0,2,
                            1,2,2,2,1,1,0,1,2,
                            1,0,2,2,1,1,2,1,2,
                            1,0,2,2,1,1,1,2,2,
                            1,0,1,2,1,2,0,0,2,
                            1,2,1,2,1,2,1,0,2,
                            1,1,1,2,1,2,2,0,2,
                            1,1,1,2,1,2,0,2,2,
                            1,0,0,2,1,0,2,1,2,
                            1,2,1,2,1,0,2,1,2,
                            2,1,2,2,1,0,2,1,2,
                            1,1,0,2,1,2,2,1,2,
                            1,0,0,2,1,0,1,2,2,
                            2,1,2,2,1,0,1,2,2,
                            1,0,2,2,1,1,1,2,2,
                            1,2,1,2,1,2,1,2,2,
                            
                            1,0,0,0,2,0,0,0,0,
                            1,2,0,0,2,0,0,1,0,
                            1,2,2,0,2,0,1,1,0,
                            1,2,2,2,2,0,1,1,1,
                            1,2,2,0,2,2,1,1,1,
                            1,2,2,1,2,0,1,1,2,
                            1,2,0,2,2,1,0,1,0,
                            1,2,2,2,2,1,1,1,0,
                            1,2,1,2,2,1,2,1,0,
                            1,2,1,2,2,1,0,1,2,
                            1,2,0,1,2,2,0,1,0,
                            1,2,2,1,2,2,1,1,0,
                            1,2,1,1,2,2,2,1,0,
                            1,2,0,1,2,2,1,1,2,
                            1,2,1,0,2,0,2,1,0,
                            1,2,1,2,2,1,2,1,0,
                            1,2,1,1,2,2,2,1,0,
                            1,2,1,1,2,1,2,1,2,
                            1,2,0,0,2,0,1,1,2,
                            1,2,2,1,2,0,1,1,2,
                            1,2,0,2,2,1,1,1,2,
                            1,2,0,1,2,2,1,1,2,
                            1,0,2,0,2,0,1,0,0,
                            1,2,2,1,2,0,1,0,0,
                            1,0,2,2,2,1,1,0,0,
                            1,2,2,2,2,1,1,1,0,
                            1,1,2,2,2,1,1,2,0,
                            1,1,2,2,2,1,1,0,2,
                            1,0,2,1,2,2,1,0,0,
                            1,0,2,1,2,0,1,2,0,
                            1,0,2,1,2,0,1,0,2,
                            1,0,0,2,2,1,0,0,0,
                            1,2,0,2,2,1,0,1,0,
                            1,2,2,2,2,1,1,1,0,
                            1,2,1,2,2,1,2,1,0,
                            1,2,1,2,2,1,0,1,2,
                            1,0,2,2,2,1,1,0,0,
                            1,2,2,2,2,1,1,1,0,
                            1,1,2,2,2,1,1,2,0,
                            1,1,2,2,2,1,1,0,2,
                            1,0,1,2,2,1,2,0,0,
                            1,2,1,2,2,1,2,0,1,
                            1,0,1,2,2,1,2,2,1,
                            1,1,1,2,2,1,2,0,2,
                            1,1,0,2,2,1,0,2,0,
                            1,1,2,2,2,1,1,2,0,
                            1,1,1,2,2,1,2,2,0,
                            1,1,1,2,2,1,0,2,2,
                            1,0,1,2,2,1,0,0,2,
                            1,2,1,2,2,1,0,1,2,
                            1,1,1,2,2,1,2,0,2,
                            1,1,1,2,2,1,0,2,2,
                            1,0,0,1,2,2,0,0,0,
                            1,2,0,1,2,2,1,0,0,
                            1,0,2,1,2,2,1,0,0,
                            1,0,1,1,2,2,2,0,0,
                            1,2,1,1,2,2,2,1,0,
                            1,1,1,1,2,2,2,2,0,
                            1,1,1,1,2,2,2,0,2,
                            1,0,0,1,2,2,1,2,0,
                            1,0,0,1,2,2,1,0,2,
                            1,0,1,0,2,0,2,0,0,
                            1,2,1,0,2,0,2,1,0,
                            1,2,1,2,2,1,2,1,0,
                            1,2,1,1,2,2,2,1,0,
                            1,2,1,1,2,0,2,1,2,
                            1,1,1,2,2,0,2,0,0,
                            1,1,1,0,2,2,2,0,0,
                            1,1,1,0,2,0,2,2,0,
                            1,1,1,0,2,0,2,0,2,
                            1,1,0,0,2,0,0,2,0,
                            1,1,2,0,2,0,1,2,0,
                            1,1,2,2,2,1,1,0,0,
                            1,1,2,2,2,1,1,2,1,
                            1,1,2,2,2,1,1,1,2,
                            1,1,2,1,2,2,1,0,0,
                            1,1,2,1,2,0,1,0,2,
                            1,1,1,2,2,0,0,2,0,
                            1,1,1,0,2,2,0,2,0,
                            1,1,1,0,2,0,2,2,0,
                            1,1,1,0,2,0,0,2,2,
                            1,0,0,0,2,0,1,0,2,
                            1,2,0,1,2,0,1,0,2,
                            1,0,2,1,2,0,1,0,2,
                            1,0,0,2,2,1,1,2,0,
                            1,2,0,2,2,1,1,1,2,
                            1,1,2,2,2,1,1,0,2,
                            1,1,0,2,2,1,1,2,2,
                            1,0,0,1,2,2,1,0,2,
                            1,0,0,1,2,0,1,2,2,
                            
                            0,0,0,0,1,2,0,0,0,
                            2,0,0,0,1,2,0,0,1,
                            2,2,1,0,1,2,0,0,1,
                            2,2,1,2,1,2,1,0,2,
                            2,2,1,1,1,2,2,0,1,
                            2,2,1,0,1,2,1,2,1,
                            2,1,2,0,1,2,0,0,1,
                            2,1,2,2,1,2,0,1,1,
                            2,1,2,0,1,2,2,1,1,
                            2,1,2,1,1,2,0,2,1,
                            2,0,0,2,1,2,1,0,1,
                            2,2,0,2,1,2,1,1,1,
                            2,0,2,2,1,2,1,1,1,
                            2,0,1,2,1,2,1,2,1,
                            2,0,0,1,1,2,2,0,1,
                            2,2,1,1,1,2,2,0,1,
                            2,1,2,1,1,2,2,0,1,
                            2,1,0,1,1,2,2,2,1,
                            2,0,0,0,1,2,1,2,1,
                            2,2,1,0,1,2,1,2,1,
                            2,1,2,0,1,2,1,2,1,
                            2,0,1,2,1,2,1,2,1,
                            0,2,1,0,1,2,0,0,0,
                            2,2,1,0,1,2,1,0,0,
                            0,2,1,2,1,2,1,0,0,
                            0,2,1,0,1,2,2,0,1,
                            2,2,1,1,1,2,2,0,1,
                            1,2,1,2,1,2,2,0,1,
                            1,2,1,0,1,2,2,2,1,
                            0,2,1,0,1,2,1,2,0,
                            0,2,1,0,1,2,1,0,2,
                            0,0,2,0,1,2,0,0,1,
                            2,1,2,0,1,2,0,0,1,
                            2,1,2,2,1,2,0,1,1,
                            2,1,2,0,1,2,2,1,1,
                            2,1,2,1,1,2,0,2,1,
                            1,0,2,2,1,2,0,0,1,
                            1,0,2,0,1,2,2,0,1,
                            1,0,2,0,1,2,0,2,1,
                            0,1,0,2,1,2,2,1,0,
                            0,2,0,2,1,2,1,1,0,
                            2,2,0,2,1,2,1,1,1,
                            0,2,2,2,1,2,1,1,1,
                            0,2,1,2,1,2,1,1,2,
                            0,1,2,2,1,2,0,1,0,
                            0,1,0,2,1,2,2,1,0,
                            0,1,0,2,1,2,0,1,2,
                            0,0,1,0,1,2,2,0,0,
                            2,0,1,1,1,2,2,0,0,
                            2,2,1,1,1,2,2,1,0,
                            2,0,1,1,1,2,2,2,1,
                            2,0,1,1,1,2,2,1,2,
                            1,2,1,0,1,2,2,0,0,
                            1,2,1,2,1,2,2,0,1,
                            1,2,1,0,1,2,2,2,1,
                            1,2,1,0,1,2,2,1,2,
                            1,0,1,2,1,2,2,0,0,
                            1,2,1,2,1,2,2,0,1,
                            1,1,1,2,1,2,2,2,0,
                            1,1,1,2,1,2,2,0,2,
                            0,0,1,0,1,2,2,2,1,
                            2,0,1,1,1,2,2,2,1,
                            1,2,1,0,1,2,2,2,1,
                            1,0,1,2,1,2,2,2,1,
                            0,0,1,0,1,2,2,1,2,
                            2,1,1,0,1,2,2,1,2,
                            0,2,1,1,1,2,2,1,2,
                            0,1,1,2,1,2,2,1,2,
                            2,0,1,0,1,2,0,2,1,
                            2,2,1,0,1,2,1,2,1,
                            2,0,1,2,1,2,1,2,1,
                            2,0,1,1,1,2,2,2,1,
                            1,2,0,0,1,2,0,2,1,
                            1,0,2,0,1,2,0,2,1,
                            1,0,0,2,1,2,0,2,1,
                            1,0,0,0,1,2,2,2,1,
                            0,0,1,0,1,2,0,0,2,
                            2,0,1,0,1,2,1,0,2,
                            0,2,1,0,1,2,1,0,2,
                            0,0,1,2,1,2,1,0,2,
                            0,0,1,0,1,2,2,1,2,
                            2,1,1,0,1,2,2,1,2,
                            0,2,1,1,1,2,2,1,2,
                            0,1,1,2,1,2,2,1,2,
                            0,0,1,0,1,2,1,2,2,
                            
                            0,0,0,0,1,0,2,0,0,
                            2,0,0,1,1,0,2,0,0,
                            2,2,0,1,1,1,2,0,0,
                            2,0,2,1,1,1,2,0,0,
                            2,0,0,1,1,2,2,1,0,
                            2,2,1,1,1,2,2,1,0,
                            2,1,2,1,1,2,2,1,0,
                            2,1,0,1,1,2,2,1,2,
                            2,0,0,1,1,1,2,2,0,
                            2,0,0,1,1,1,2,0,2,
                            0,2,1,0,1,0,2,0,0,
                            2,2,1,1,1,0,2,0,0,
                            2,2,1,1,1,2,2,1,0,
                            2,2,1,1,1,1,2,2,0,
                            2,2,1,1,1,1,2,0,2,
                            1,2,1,2,1,0,2,0,0,
                            1,2,1,2,1,2,2,0,1,
                            1,2,1,2,1,0,2,2,1,
                            1,2,1,2,1,0,2,1,2,
                            0,2,1,0,1,2,2,0,1,
                            2,2,1,1,1,2,2,0,1,
                            1,2,1,2,1,2,2,0,1,
                            1,2,1,0,1,2,2,2,1,
                            0,2,1,0,1,0,2,2,1,
                            2,2,1,0,1,1,2,2,1,
                            0,2,1,2,1,1,2,2,1,
                            1,2,1,0,1,2,2,2,1,
                            0,2,1,0,1,0,2,1,2,
                            2,2,1,1,1,0,2,1,2,
                            1,2,1,2,1,2,2,1,2,
                            1,2,1,0,1,2,2,1,2,
                            0,0,2,0,1,1,2,0,0,
                            2,0,2,1,1,1,2,0,0,
                            0,2,2,1,1,1,2,0,0,
                            1,0,2,2,1,1,2,0,0,
                            1,2,2,2,1,1,2,0,1,
                            1,0,2,2,1,1,2,2,1,
                            1,0,2,2,1,1,2,1,2,
                            0,0,2,1,1,1,2,2,0,
                            0,0,2,1,1,1,2,0,2,
                            1,0,0,2,1,0,2,0,0,
                            1,2,0,2,1,0,2,0,1,
                            1,0,2,2,1,0,2,0,1,
                            1,0,0,2,1,2,2,0,1,
                            1,0,0,2,1,0,2,2,1,
                            1,0,0,2,1,0,2,1,2,
                            2,1,2,2,1,0,2,1,2,
                            1,1,2,2,1,0,2,1,2,
                            1,1,0,2,1,2,2,1,2,
                            0,0,1,0,1,2,2,0,0,
                            2,0,1,1,1,2,2,0,0,
                            2,2,1,1,1,2,2,1,0,
                            2,0,1,1,1,2,2,2,1,
                            2,0,1,1,1,2,2,1,2,
                            1,2,1,0,1,2,2,0,0,
                            1,2,1,2,1,2,2,0,1,
                            1,2,1,0,1,2,2,2,1,
                            1,2,1,0,1,2,2,1,2,
                            1,0,1,2,1,2,2,0,0,
                            1,2,1,2,1,2,2,0,1,
                            1,1,1,2,1,2,2,2,0,
                            1,1,1,2,1,2,2,0,2,
                            0,0,1,0,1,2,2,2,1,
                            2,0,1,1,1,2,2,2,1,
                            1,2,1,0,1,2,2,2,1,
                            1,0,1,2,1,2,2,2,1,
                            0,0,1,0,1,2,2,1,2,
                            2,1,1,0,1,2,2,1,2,
                            1,2,1,0,1,2,2,1,2,
                            0,1,1,2,1,2,2,1,2,
                            0,0,0,0,1,0,2,2,1,
                            2,0,0,1,1,0,2,2,1,
                            2,2,0,1,1,1,2,2,1,
                            2,0,2,1,1,1,2,2,1,
                            2,1,0,1,1,2,2,2,1,
                            1,2,0,0,1,0,2,2,1,
                            1,0,2,0,1,0,2,2,1,
                            1,0,0,2,1,0,2,2,1,
                            1,0,0,0,1,2,2,2,1,
                            0,0,0,0,1,0,2,1,2,
                            2,1,0,0,1,0,2,1,2,
                            0,2,0,1,1,0,2,1,2,
                            2,2,0,1,1,1,2,1,2,
                            0,2,2,1,1,1,2,1,2,
                            0,2,1,1,1,2,2,1,2,
                            0,1,2,0,1,0,2,1,2,
                            0,1,0,2,1,0,2,1,2,
                            0,1,0,0,1,2,2,1,2,
                            
                            0,0,0,0,1,0,0,2,0,
                            2,0,0,0,1,0,0,2,1,
                            2,2,1,0,1,0,0,2,1,
                            2,2,1,2,1,1,0,2,1,
                            2,2,1,0,1,2,1,2,1,
                            2,2,1,0,1,1,2,2,1,
                            2,1,2,0,1,0,0,2,1,
                            2,1,2,2,1,0,1,2,1,
                            2,1,2,1,1,2,0,2,1,
                            2,1,2,1,1,0,2,2,1,
                            2,0,0,2,1,0,1,2,1,
                            2,2,1,2,1,0,1,2,1,
                            2,1,2,2,1,0,1,2,1,
                            2,0,1,2,1,2,1,2,1,
                            2,0,1,0,1,2,0,2,1,
                            2,2,1,0,1,2,1,2,1,
                            2,0,1,2,1,2,1,2,1,
                            2,0,1,1,1,2,2,2,1,
                            2,0,0,1,1,0,2,2,1,
                            2,2,0,1,1,1,2,2,1,
                            2,0,2,1,1,1,2,2,1,
                            2,1,0,1,1,2,2,2,1,
                            0,2,0,1,1,0,0,2,0,
                            2,2,0,1,1,1,0,2,0,
                            2,2,0,1,1,1,0,2,0,
                            1,2,0,1,1,2,0,2,0,
                            1,2,2,1,1,2,1,2,0,
                            1,2,0,1,1,2,2,2,1,
                            1,2,0,1,1,2,1,2,2,
                            0,2,0,1,1,1,2,2,0,
                            0,2,0,1,1,1,0,2,2,
                            0,0,2,0,1,0,1,2,0,
                            2,1,2,0,1,0,1,2,0,
                            2,1,2,2,1,1,1,2,0,
                            2,1,2,0,1,2,1,2,1,
                            2,1,2,0,1,1,1,2,2,
                            1,2,2,0,1,0,1,2,0,
                            1,2,2,2,1,0,1,2,1,
                            1,2,2,0,1,2,1,2,1,
                            1,2,2,1,1,0,1,2,2,
                            1,0,2,2,1,0,1,2,0,
                            1,2,2,2,1,0,1,2,1,
                            1,0,2,2,1,2,1,2,1,
                            1,0,2,2,1,1,1,2,2,
                            0,0,2,0,1,2,1,2,1,
                            2,1,2,0,1,2,1,2,1,
                            1,2,2,0,1,2,1,2,1,
                            1,0,2,2,1,2,1,2,1,
                            0,0,2,0,1,1,1,2,2,
                            2,0,2,1,1,1,1,2,2,
                            0,2,2,1,1,1,1,2,2,
                            2,0,1,2,1,0,1,2,0,
                            0,2,1,2,1,0,1,2,0,
                            0,0,2,2,1,0,1,2,1,
                            2,1,2,2,1,0,1,2,1,
                            1,2,2,2,1,0,1,2,1,
                            1,0,2,2,1,2,1,2,1,
                            0,0,1,2,1,2,1,2,0,
                            0,0,1,2,1,0,1,2,2,
                            0,0,0,0,1,2,0,2,1,
                            2,0,0,0,1,2,1,2,1,
                            2,2,1,0,1,2,1,2,1,
                            2,1,2,0,1,2,1,2,1,
                            2,0,1,2,1,2,1,2,1,
                            1,2,0,0,1,2,0,2,1,
                            1,0,2,0,1,2,0,2,1,
                            1,0,0,2,1,2,0,2,1,
                            1,0,0,0,1,2,2,2,1,
                            0,0,0,0,1,0,2,2,1,
                            2,0,0,1,1,0,2,2,1,
                            2,2,0,1,1,1,2,2,1,
                            2,0,2,1,1,1,2,2,1,
                            2,1,0,1,1,2,2,2,1,
                            1,2,0,0,1,0,2,2,1,
                            1,0,2,0,1,0,2,2,1,
                            1,0,0,2,1,0,2,2,1,
                            1,0,0,0,1,2,2,2,1,
                            0,0,0,0,1,0,1,2,2,
                            2,0,1,0,1,0,1,2,2,
                            0,2,1,0,1,0,1,2,2,
                            0,0,2,0,1,1,1,2,2,
                            2,0,2,1,1,1,1,2,2,
                            0,2,2,1,1,1,1,2,2,
                            1,0,2,2,1,1,1,2,2,
                            0,0,1,2,1,0,1,2,2,
                            0,0,1,0,1,2,1,2,2,
                            
                            0,0,0,0,1,0,0,0,2,
                            2,1,0,0,1,0,0,0,2,
                            2,1,2,0,1,0,0,1,2,
                            2,1,0,2,1,0,0,1,2,
                            2,1,0,0,1,2,0,1,2,
                            2,1,0,0,1,0,2,1,2,
                            2,1,0,0,1,0,1,2,2,
                            2,1,2,0,1,1,1,2,2,
                            2,1,1,2,1,0,1,2,2,
                            2,1,1,0,1,2,1,2,2,
                            1,2,0,0,1,0,0,0,2,
                            1,2,2,0,1,1,0,0,2,
                            1,2,2,2,1,1,1,0,2,
                            1,2,2,1,1,1,2,0,2,
                            1,2,2,1,1,1,0,2,2,
                            1,2,0,2,1,0,1,0,2,
                            1,2,2,2,1,1,1,0,2,
                            1,2,1,2,1,2,1,0,2,
                            1,2,1,2,1,0,1,2,2,
                            2,1,2,0,1,2,0,0,2,
                            1,2,1,2,1,2,1,0,2,
                            1,2,1,0,1,2,2,1,2,
                            1,2,1,0,1,2,1,2,2,
                            1,2,0,0,1,0,2,1,2,
                            1,2,2,0,1,1,2,1,2,
                            1,2,1,2,1,0,2,1,2,
                            1,2,1,0,1,2,2,1,2,
                            1,2,0,0,1,0,1,2,2,
                            1,2,2,1,1,0,1,2,2,
                            1,2,1,2,1,0,1,2,2,
                            1,2,0,1,1,2,1,2,2,
                            0,0,2,0,1,1,0,0,2,
                            2,0,2,1,1,1,0,0,2,
                            0,2,2,1,1,1,0,0,2,
                            0,0,2,2,1,1,0,1,2,
                            2,1,2,2,1,1,0,1,2,
                            1,2,2,2,1,1,0,1,2,
                            0,1,2,2,1,1,2,1,2,
                            0,0,2,1,1,1,2,0,2,
                            0,0,2,1,1,1,0,2,2,
                            1,0,0,2,1,0,0,0,2,
                            1,2,1,2,1,0,0,0,2,
                            1,2,1,2,1,2,1,0,2,
                            1,2,1,2,1,0,2,1,2,
                            1,2,1,2,1,0,1,2,2,
                            1,0,2,2,1,1,0,0,2,
                            1,2,2,2,1,1,1,0,2,
                            1,0,2,2,1,1,2,1,2,
                            1,0,2,2,1,1,1,2,2,
                            1,0,1,2,1,2,0,0,2,
                            1,2,1,2,1,2,1,0,2,
                            1,1,1,2,1,2,2,0,2,
                            1,1,1,2,1,2,0,2,2,
                            1,0,0,2,1,0,2,1,2,
                            1,2,1,2,1,0,2,1,2,
                            1,1,2,2,1,0,2,1,2,
                            1,1,0,2,1,2,2,1,2,
                            1,0,0,2,1,0,1,2,2,
                            1,2,1,2,1,0,1,2,2,
                            1,0,2,2,1,1,1,2,2,
                            1,0,1,2,1,2,1,2,2,
                            0,0,1,0,1,2,0,0,2,
                            2,0,1,0,1,2,1,0,2,
                            0,2,1,0,1,2,1,0,2,
                            0,0,1,2,1,2,1,0,2,
                            0,0,1,0,1,2,2,1,2,
                            2,1,1,0,1,2,2,1,2,
                            1,2,1,0,1,2,2,1,2,
                            0,1,1,2,1,2,2,1,2,
                            0,0,1,0,1,2,1,2,2,
                            0,0,0,0,1,0,2,1,2,
                            2,1,0,0,1,0,2,1,2,
                            0,2,0,0,1,1,2,1,2,
                            2,2,0,1,1,1,2,1,2,
                            0,2,2,1,1,1,2,1,2,
                            1,2,0,2,1,1,2,1,2,
                            0,1,2,0,1,0,2,1,2,
                            0,1,0,2,1,0,2,1,2,
                            0,1,0,0,1,2,2,1,2,
                            0,0,0,0,1,0,1,2,2,
                            2,0,1,0,1,0,1,2,2,
                            0,2,1,0,1,0,1,2,2,
                            0,0,2,0,1,1,1,2,2,
                            2,1,2,0,1,1,1,2,2,
                            1,2,2,0,1,1,1,2,2,
                            1,0,2,2,1,1,1,2,2,
                            0,0,1,2,1,0,1,2,2,
                            0,0,1,0,1,2,1,2,2};
// ── Switch.pde
class Switch extends Button{
  
  boolean opt = false;
  String opt1;
  String opt2;
  
  Switch(String _opt1, String _opt2, int _minX, int _minY, int _maxX, int _maxY){
    super( _opt1,  _minX,  _minY,  _maxX,  _maxY );
    opt1 = _opt1;
    opt2 = _opt2;
  }
  
  boolean isClicked(){
    if (super.isClicked()){
      opt = !opt;
      if (opt){
        super.txt = opt2;
      } else {
        super.txt = opt1;
      }
      return true;
    }
    return false;
  }
}
